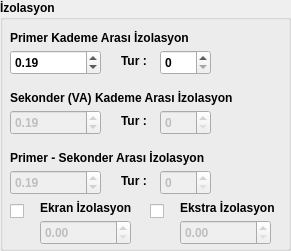
     <widget class="QGroupBox" name="groupBox_17">
      <property name="geometry">
       <rect>
        <x>0</x>
        <y>160</y>
        <width>291</width>
        <height>251</height>
       </rect>
      </property>
      <property name="font">
       <font>
        <weight>75</weight>
        <bold>true</bold>
       </font>
      </property>
      <property name="title">
       <string>İzolasyon</string>
      </property>
      <widget class="QDoubleSpinBox" name="doubleSpinBox_primer_izo_deg">
       <property name="geometry">
        <rect>
         <x>10</x>
         <y>50</y>
         <width>91</width>
         <height>25</height>
        </rect>
       </property>
       <property name="value">
        <double>0.190000000000000</double>
       </property>
      </widget>
      <widget class="QLabel" name="label_78">
       <property name="geometry">
        <rect>
         <x>10</x>
         <y>30</y>
         <width>211</width>
         <height>16</height>
        </rect>
       </property>
       <property name="text">
        <string>Primer Kademe Arası İzolasyon</string>
       </property>
      </widget>
      <widget class="QDoubleSpinBox" name="doubleSpinBox_sekonder_izo_deg">
       <property name="enabled">
        <bool>false</bool>
       </property>
       <property name="geometry">
        <rect>
         <x>10</x>
         <y>110</y>
         <width>91</width>
         <height>25</height>
        </rect>
       </property>
       <property name="value">
        <double>0.190000000000000</double>
       </property>
      </widget>
      <widget class="QLabel" name="label_79">
       <property name="geometry">
        <rect>
         <x>10</x>
         <y>90</y>
         <width>261</width>
         <height>16</height>
        </rect>
       </property>
       <property name="text">
        <string>Sekonder (VA) Kademe Arası İzolasyon</string>
       </property>
      </widget>
      <widget class="QDoubleSpinBox" name="doubleSpinBox_pri_sek_izo_deg">
       <property name="enabled">
        <bool>false</bool>
       </property>
       <property name="geometry">
        <rect>
         <x>10</x>
         <y>170</y>
         <width>91</width>
         <height>25</height>
        </rect>
       </property>
       <property name="value">
        <double>0.190000000000000</double>
       </property>
      </widget>
      <widget class="QLabel" name="label_80">
       <property name="geometry">
        <rect>
         <x>10</x>
         <y>150</y>
         <width>291</width>
         <height>16</height>
        </rect>
       </property>
       <property name="text">
        <string>Primer - Sekonder Arası İzolasyon</string>
       </property>
      </widget>
      <widget class="QLabel" name="label_81">
       <property name="geometry">
        <rect>
         <x>40</x>
         <y>200</y>
         <width>111</width>
         <height>16</height>
        </rect>
       </property>
       <property name="text">
        <string>Ekran İzolasyon</string>
       </property>
      </widget>
      <widget class="QDoubleSpinBox" name="doubleSpinBox_ekran_izo_deg">
       <property name="enabled">
        <bool>false</bool>
       </property>
       <property name="geometry">
        <rect>
         <x>40</x>
         <y>220</y>
         <width>91</width>
         <height>25</height>
        </rect>
       </property>
       <property name="value">
        <double>0.000000000000000</double>
       </property>
      </widget>
      <widget class="QDoubleSpinBox" name="doubleSpinBox_ekstra_izo_deg">
       <property name="enabled">
        <bool>false</bool>
       </property>
       <property name="geometry">
        <rect>
         <x>180</x>
         <y>220</y>
         <width>91</width>
         <height>25</height>
        </rect>
       </property>
       <property name="value">
        <double>0.000000000000000</double>
       </property>
      </widget>
      <widget class="QLabel" name="label_82">
       <property name="geometry">
        <rect>
         <x>180</x>
         <y>200</y>
         <width>111</width>
         <height>16</height>
        </rect>
       </property>
       <property name="text">
        <string>Ekstra İzolasyon</string>
       </property>
      </widget>
      <widget class="QDoubleSpinBox" name="doubleSpinBox_primer_izo_tur">
       <property name="geometry">
        <rect>
         <x>160</x>
         <y>50</y>
         <width>51</width>
         <height>25</height>
        </rect>
       </property>
       <property name="decimals">
        <number>0</number>
       </property>
      </widget>
      <widget class="QLabel" name="label_83">
       <property name="geometry">
        <rect>
         <x>121</x>
         <y>53</y>
         <width>31</width>
         <height>16</height>
        </rect>
       </property>
       <property name="text">
        <string>Tur : </string>
       </property>
      </widget>
      <widget class="QDoubleSpinBox" name="doubleSpinBox_sekonder_izo_tur">
       <property name="enabled">
        <bool>false</bool>
       </property>
       <property name="geometry">
        <rect>
         <x>160</x>
         <y>110</y>
         <width>51</width>
         <height>25</height>
        </rect>
       </property>
       <property name="decimals">
        <number>0</number>
       </property>
      </widget>
      <widget class="QLabel" name="label_114">
       <property name="geometry">
        <rect>
         <x>121</x>
         <y>113</y>
         <width>31</width>
         <height>16</height>
        </rect>
       </property>
       <property name="text">
        <string>Tur : </string>
       </property>
      </widget>
      <widget class="QDoubleSpinBox" name="doubleSpinBox_pri_sek_izo_tur">
       <property name="enabled">
        <bool>false</bool>
       </property>
       <property name="geometry">
        <rect>
         <x>160</x>
         <y>170</y>
         <width>51</width>
         <height>25</height>
        </rect>
       </property>
       <property name="decimals">
        <number>0</number>
       </property>
      </widget>
      <widget class="QLabel" name="label_166">
       <property name="geometry">
        <rect>
         <x>121</x>
         <y>173</y>
         <width>31</width>
         <height>16</height>
        </rect>
       </property>
       <property name="text">
        <string>Tur : </string>
       </property>
      </widget>
      <widget class="QCheckBox" name="checkBox_ekran_sec">
       <property name="geometry">
        <rect>
         <x>10</x>
         <y>200</y>
         <width>31</width>
         <height>22</height>
        </rect>
       </property>
       <property name="text">
        <string/>
       </property>
      </widget>
      <widget class="QCheckBox" name="checkBox_ekstra">
       <property name="geometry">
        <rect>
         <x>150</x>
         <y>200</y>
         <width>31</width>
         <height>22</height>
        </rect>
       </property>
       <property name="text">
        <string/>
       </property>
      </widget>
     </widget>
